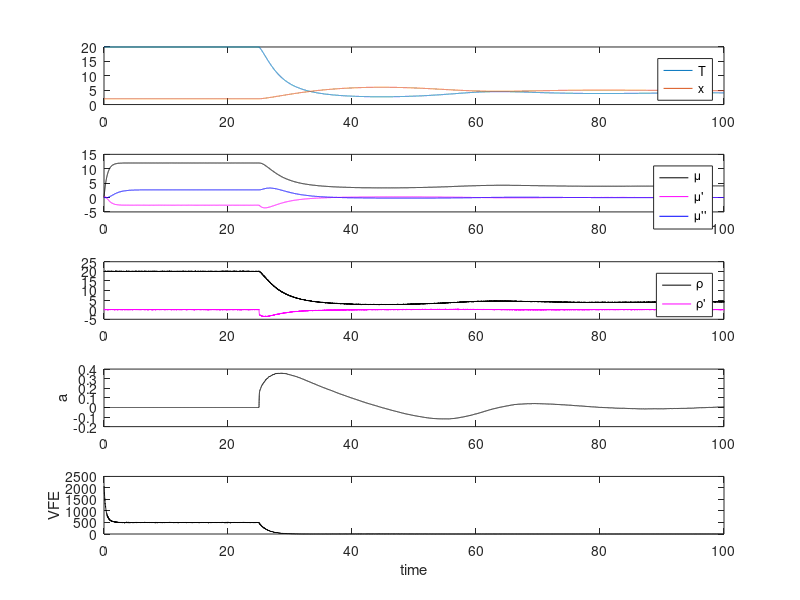

Recreate this plot in MATLAB.
%  A Simple Bayesian Thermostat
%  The free energy principle for action and perception: A mathematical review, Journal of Mathematical Psychology
%  Christopher L. Buckley, Chang Sub Kim, Simon M. McGregor and Anil K. Seth
clear;
rng(6);

%  simulation parameters
simTime = 100; dt = 0.005; time = 0:dt:simTime;
N = length(time);
action = true;

% Generative Model Parameters
Td = 4;% desired temperature

% The time that action onsets
actionTime = simTime/4;

% initialise sensors
rho_0(1) = 0;
rho_1(1) = 0;

%  sensory variances
Omega_z0 = 0.1;
Omega_z1 = 0.1;

% hidden state variances
Omega_w0 = .1;
Omega_w1 = .1;

% Params for generative process
T0 = 100; % temperature at x = 0

% Initialise brain state variables
mu_0(1) = 0;
mu_1(1) = 0;
mu_2(1) = 0;

% Sensory noise in the generative process
zgp_0 = randn(1,N)*.1;
zgp_1 = randn(1,N)*.1;

% Initialise the action variable
a(1) = 0;

% Initialise generative process
x_dot(1) = a(1);
x(1) = 2;
T(1) = T0 / (x(1)^2 + 1);
Tx(1) = -2 * T0 * x(1) * (x(1)^2 + 1)^-2;
T_dot(1) = Tx(1) * (x_dot(1));

% Initialise sensory input
rho_0(1) = T(1);
rho_1(1) = T_dot(1);

% Initialise error terms
epsilon_z_0 = rho_0(1) - mu_0(1);
epsilon_z_1 = rho_1(1) - mu_1(1);
epsilon_w_0 = mu_1(1)+  mu_0(1) - Td;
epsilon_w_1 = mu_2(1) + mu_1(1);

% Initialise Variational Energy
VFE(1) = 1/2 * (Omega_z0^-1*epsilon_z_0^2 + Omega_z1^-1*epsilon_z_1^2 + Omega_w0^-1*epsilon_w_0^2 + Omega_w1^-1* epsilon_w_1^2)

% Gradient descent learning parameters
k = .1; % for inference
ka = .01; % for learning

for i = 2:N
    % The generative process (i.e. the real world)
    x_dot(i) = a(i-1); % action
    x(i) = x(i-1) + dt * (x_dot(i));
    T(i) = T0 / (x(i)^2 + 1);
    Tx(i) = -2 * T0 * x(i) * (x(i)^2 + 1)^-2;
    T_dot(i) = Tx(i) * (x_dot(i));

    rho_0(i) =  T(i) + zgp_0(i); % calclaute sensory input
    rho_1(i) =  T_dot(i) + zgp_1(i);

    % The generative model (i.e. the agents brain)
    epsilon_z_0 = (rho_0(i-1) - mu_0(i-1)); % error terms
    epsilon_z_1 = (rho_1(i-1) - mu_1(i-1));

    epsilon_w_0 = (mu_1(i-1) + mu_0(i-1) - Td);
    epsilon_w_1 = (mu_2(i-1) + mu_1(i-1));

    VFE(i) = 1/2 * (Omega_z0^-1 * epsilon_z_0^2 + Omega_z1^-1 * epsilon_z_1^2 + Omega_w0^-1 * epsilon_w_0^2 + Omega_w1^-1 * epsilon_w_1^2);

    mu_0(i) = mu_0(i-1) + dt * (mu_1(i-1) - k * (-epsilon_z_0 / Omega_z0 + epsilon_w_0 / Omega_w0));

    mu_1(i) = mu_1(i-1) + dt * (mu_2(i-1) - k * (-epsilon_z_1 / Omega_z1 + epsilon_w_0 / Omega_w0 + epsilon_w_1 / Omega_w1));

    mu_2(i) = mu_2(i-1) + dt * (-k * (epsilon_w_1 / Omega_w1));

    if (time(i) > 25)
        a(i) = a(i-1) + dt * (-ka * Tx(i) * epsilon_z_1 / Omega_z1); % active inference
    else
        a(i) = 0;
    end
end

figure(1); clf;

subplot(5, 1, 1)
plot(time, T); hold on;
plot(time, x); hold on;
legend('T', 'x')

subplot(5, 1, 2)
plot(time, mu_0, 'k'); hold on;
plot(time, mu_1, 'm'); hold on;
plot(time, mu_2, 'b'); hold on;
legend('\mu','\mu''','\mu''''');

subplot(5, 1, 3)
plot(time, rho_0, 'k'); hold on;
plot(time, rho_1, 'm'); hold on;
legend('\rho','\rho''');

subplot(5, 1, 4)
plot(time, a, 'k');
ylabel('a')

subplot(5, 1, 5)
plot(time, VFE, 'k'); xlabel('time'); hold on;
ylabel('VFE')